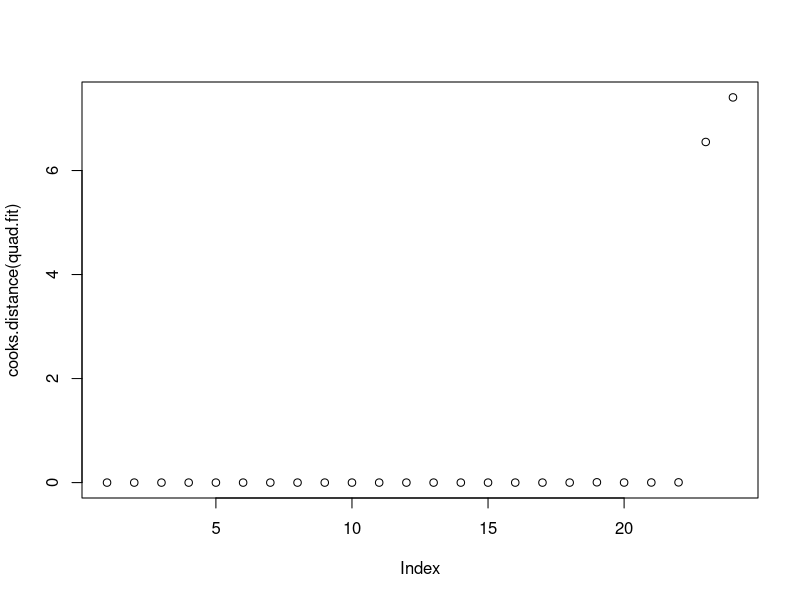

Here is the R script that generated this plot:
# Identify outliers using Cooks Distance

library(readr)
INFECTION <- read_csv("INFECTION.csv")

Rate = INFECTION$RATE
Estimation = INFECTION$EST

quad.fit = lm(Rate~Estimation + I(Estimation^2))
summary(quad.fit)

n = length(Rate)
errors = quad.fit$residuals             # Get errors from model
hi = lm.influence(quad.fit)$hat         # Calculate hi for Cooks Distance
k = 2                                   # Number of beta excluding beta_0
s = sigma(quad.fit)                     # Standard error of our estimate
MSE = s^2                               # Calculate Mean Squared Error
Di<-errors^2*hi/((k+1)*MSE*(1-hi)^2)   # Calculate Cooks Distance 
df1<-k+1                                # Calculate 1st Degree of Freedom
df2<-n-k-1                              # Calculate 2nd Degree of Freedom
F<-qf(0.5,df1,df2)                      # Calculate F 50% value for Cooks


# Build dataframe for Cooks
data.frame(Rate, Estimation, Cook.Distance=Di, F.50thpercentile=F)


plot(cooks.distance(quad.fit))